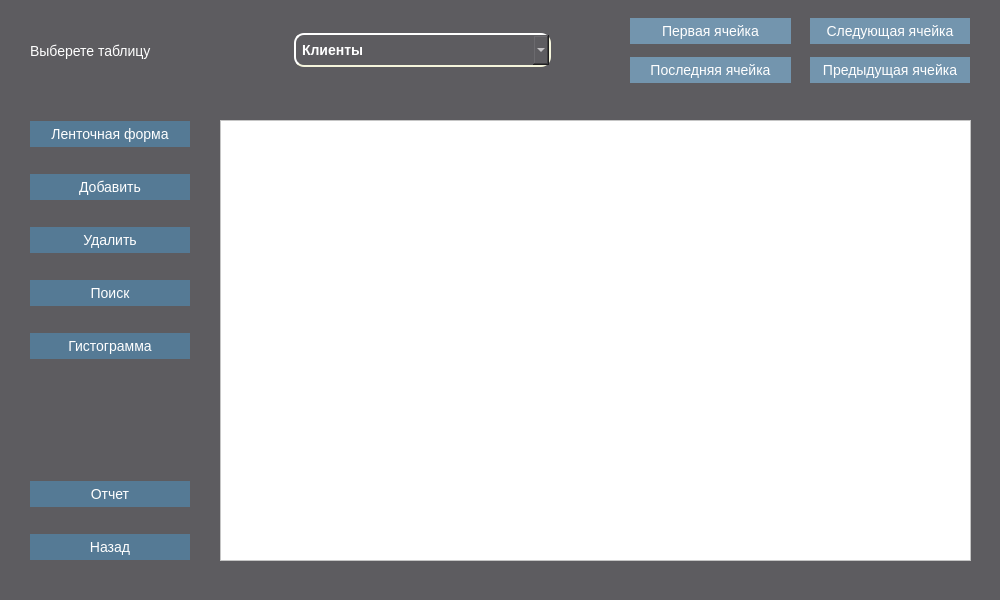
<?xml version="1.0" encoding="UTF-8"?>
<ui version="4.0">
 <class>Manage</class>
 <widget class="QWidget" name="Manage">
  <property name="enabled">
   <bool>true</bool>
  </property>
  <property name="geometry">
   <rect>
    <x>0</x>
    <y>0</y>
    <width>1000</width>
    <height>600</height>
   </rect>
  </property>
  <property name="minimumSize">
   <size>
    <width>1000</width>
    <height>600</height>
   </size>
  </property>
  <property name="maximumSize">
   <size>
    <width>1000</width>
    <height>600</height>
   </size>
  </property>
  <property name="windowTitle">
   <string>Управление строительным магазином</string>
  </property>
  <property name="windowIcon">
   <iconset>
    <normaloff>icons/mainIcon.png</normaloff>icons/mainIcon.png</iconset>
  </property>
  <property name="styleSheet">
   <string notr="true">background-color: #5d5c60;</string>
  </property>
  <widget class="QWidget" name="horizontalLayoutWidget">
   <property name="geometry">
    <rect>
     <x>30</x>
     <y>10</y>
     <width>521</width>
     <height>81</height>
    </rect>
   </property>
   <layout class="QHBoxLayout" name="horizontalLayout">
    <item>
     <widget class="QLabel" name="label">
      <property name="styleSheet">
       <string notr="true">font-size: 14px; color: white;</string>
      </property>
      <property name="text">
       <string>Выберете таблицу </string>
      </property>
     </widget>
    </item>
    <item>
     <widget class="QComboBox" name="TableNameComboBox">
      <property name="enabled">
       <bool>true</bool>
      </property>
      <property name="styleSheet">
       <string notr="true">border-style: outset;
    border-width: 2px;
    border-radius: 10px;
    border-color: beige;
    font: bold 14px;
    min-width: 10em;
    padding: 6px; color: white;</string>
      </property>
      <property name="currentIndex">
       <number>0</number>
      </property>
      <item>
       <property name="text">
        <string>Клиенты</string>
       </property>
      </item>
      <item>
       <property name="text">
        <string>Заказы</string>
       </property>
      </item>
      <item>
       <property name="text">
        <string>Товары</string>
       </property>
      </item>
      <item>
       <property name="text">
        <string>Сотрудники</string>
       </property>
      </item>
      <item>
       <property name="text">
        <string>Должности</string>
       </property>
      </item>
     </widget>
    </item>
   </layout>
  </widget>
  <widget class="QTableWidget" name="TableOfRecordWidget">
   <property name="geometry">
    <rect>
     <x>220</x>
     <y>120</y>
     <width>751</width>
     <height>441</height>
    </rect>
   </property>
   <property name="styleSheet">
    <string notr="true">background: white;

</string>
   </property>
   <property name="sortingEnabled">
    <bool>true</bool>
   </property>
  </widget>
  <widget class="QWidget" name="verticalLayoutWidget">
   <property name="geometry">
    <rect>
     <x>30</x>
     <y>100</y>
     <width>160</width>
     <height>281</height>
    </rect>
   </property>
   <layout class="QVBoxLayout" name="vecticalButtonLayout">
    <item>
     <widget class="QPushButton" name="TapeFormButton">
      <property name="enabled">
       <bool>true</bool>
      </property>
      <property name="cursor">
       <cursorShape>PointingHandCursor</cursorShape>
      </property>
      <property name="styleSheet">
       <string notr="true">background-color: #557a95; border: none;color: white;padding: 5px;text-align: center;  text-decoration: none;  font-size: 14px;
outline: none;</string>
      </property>
      <property name="text">
       <string>Ленточная форма</string>
      </property>
     </widget>
    </item>
    <item>
     <widget class="QPushButton" name="AddRecordButton">
      <property name="cursor">
       <cursorShape>PointingHandCursor</cursorShape>
      </property>
      <property name="styleSheet">
       <string notr="true">background-color: #557a95; border: none;color: white;padding: 5px;text-align: center;  text-decoration: none;  font-size: 14px;
outline: none;</string>
      </property>
      <property name="text">
       <string>Добавить</string>
      </property>
     </widget>
    </item>
    <item>
     <widget class="QPushButton" name="DeleteRecordButton">
      <property name="cursor">
       <cursorShape>PointingHandCursor</cursorShape>
      </property>
      <property name="styleSheet">
       <string notr="true">background-color: #557a95; border: none;color: white;padding: 5px;text-align: center;  text-decoration: none;  font-size: 14px;
outline: none;</string>
      </property>
      <property name="text">
       <string>Удалить</string>
      </property>
     </widget>
    </item>
    <item>
     <widget class="QPushButton" name="SearchRecordButton">
      <property name="enabled">
       <bool>true</bool>
      </property>
      <property name="cursor">
       <cursorShape>PointingHandCursor</cursorShape>
      </property>
      <property name="styleSheet">
       <string notr="true">background-color: #557a95; border: none;color: white;padding: 5px;text-align: center;  text-decoration: none;  font-size: 14px;
outline: none;</string>
      </property>
      <property name="text">
       <string>Поиск</string>
      </property>
     </widget>
    </item>
    <item>
     <widget class="QPushButton" name="ComposeBarGraphButton">
      <property name="enabled">
       <bool>true</bool>
      </property>
      <property name="cursor">
       <cursorShape>PointingHandCursor</cursorShape>
      </property>
      <property name="styleSheet">
       <string notr="true">background-color: #557a95; border: none;color: white;padding: 5px;text-align: center;  text-decoration: none;  font-size: 14px;
outline: none;</string>
      </property>
      <property name="text">
       <string>Гистограмма</string>
      </property>
     </widget>
    </item>
   </layout>
  </widget>
  <widget class="QWidget" name="verticalLayoutWidget_2">
   <property name="geometry">
    <rect>
     <x>630</x>
     <y>11</y>
     <width>161</width>
     <height>81</height>
    </rect>
   </property>
   <layout class="QVBoxLayout" name="verticalLayout">
    <item>
     <widget class="QPushButton" name="FirstCellButton">
      <property name="enabled">
       <bool>true</bool>
      </property>
      <property name="cursor">
       <cursorShape>PointingHandCursor</cursorShape>
      </property>
      <property name="styleSheet">
       <string notr="true">background-color: #7395ae;  border: none;  color: white;  padding: 5px;  text-align: center; text-decoration: none;  font-size: 14px;outline: none;</string>
      </property>
      <property name="text">
       <string>Первая ячейка</string>
      </property>
     </widget>
    </item>
    <item>
     <widget class="QPushButton" name="LastCellButton">
      <property name="enabled">
       <bool>true</bool>
      </property>
      <property name="cursor">
       <cursorShape>PointingHandCursor</cursorShape>
      </property>
      <property name="styleSheet">
       <string notr="true">background-color: #7395ae;  border: none;  color: white;  padding: 5px;  text-align: center; text-decoration: none;  font-size: 14px;outline: none;</string>
      </property>
      <property name="text">
       <string>Последняя ячейка</string>
      </property>
     </widget>
    </item>
   </layout>
  </widget>
  <widget class="QWidget" name="verticalLayoutWidget_3">
   <property name="geometry">
    <rect>
     <x>810</x>
     <y>11</y>
     <width>160</width>
     <height>81</height>
    </rect>
   </property>
   <layout class="QVBoxLayout" name="verticalLayout_2">
    <item>
     <widget class="QPushButton" name="NextCellButton">
      <property name="enabled">
       <bool>true</bool>
      </property>
      <property name="cursor">
       <cursorShape>PointingHandCursor</cursorShape>
      </property>
      <property name="styleSheet">
       <string notr="true">background-color: #7395ae;  border: none;  color: white;  padding: 5px;  text-align: center; text-decoration: none;  font-size: 14px;outline: none;</string>
      </property>
      <property name="text">
       <string>Следующая ячейка</string>
      </property>
     </widget>
    </item>
    <item>
     <widget class="QPushButton" name="PreviousCellButton">
      <property name="enabled">
       <bool>true</bool>
      </property>
      <property name="cursor">
       <cursorShape>PointingHandCursor</cursorShape>
      </property>
      <property name="styleSheet">
       <string notr="true">background-color: #7395ae;  border: none;  color: white;  padding: 5px;  text-align: center; text-decoration: none;  font-size: 14px;outline: none;</string>
      </property>
      <property name="text">
       <string>Предыдущая ячейка</string>
      </property>
     </widget>
    </item>
   </layout>
  </widget>
  <widget class="QWidget" name="verticalLayoutWidget_4">
   <property name="geometry">
    <rect>
     <x>30</x>
     <y>460</y>
     <width>160</width>
     <height>121</height>
    </rect>
   </property>
   <layout class="QVBoxLayout" name="verticalLayout_3">
    <item>
     <widget class="QPushButton" name="ComposeReportButton">
      <property name="cursor">
       <cursorShape>PointingHandCursor</cursorShape>
      </property>
      <property name="styleSheet">
       <string notr="true">background-color: #557a95; border: none;color: white;padding: 5px;text-align: center;  text-decoration: none;  font-size: 14px;
outline: none;</string>
      </property>
      <property name="text">
       <string>Отчет</string>
      </property>
     </widget>
    </item>
    <item>
     <widget class="QPushButton" name="ReturnBackButton">
      <property name="enabled">
       <bool>true</bool>
      </property>
      <property name="cursor">
       <cursorShape>PointingHandCursor</cursorShape>
      </property>
      <property name="styleSheet">
       <string notr="true">background-color: #557a95; border: none;color: white;padding: 5px;text-align: center;  text-decoration: none;  font-size: 14px;
outline: none;</string>
      </property>
      <property name="text">
       <string>Назад</string>
      </property>
     </widget>
    </item>
   </layout>
  </widget>
 </widget>
 <resources/>
 <connections/>
</ui>
